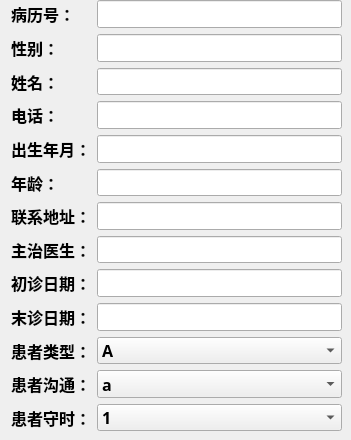
    <widget class="QWidget" name="page_10">
     <widget class="QWidget" name="layoutWidget">
      <property name="geometry">
       <rect>
        <x>11</x>
        <y>0</y>
        <width>331</width>
        <height>431</height>
       </rect>
      </property>
      <layout class="QGridLayout" name="gridLayout">
       <item row="0" column="0">
        <widget class="QLabel" name="label">
         <property name="font">
          <font>
           <family>Aharoni</family>
           <pointsize>12</pointsize>
           <weight>75</weight>
           <bold>true</bold>
          </font>
         </property>
         <property name="text">
          <string>病历号：</string>
         </property>
        </widget>
       </item>
       <item row="1" column="0">
        <widget class="QLabel" name="label_3">
         <property name="font">
          <font>
           <family>Aharoni</family>
           <pointsize>12</pointsize>
           <weight>75</weight>
           <bold>true</bold>
          </font>
         </property>
         <property name="text">
          <string>性别：</string>
         </property>
        </widget>
       </item>
       <item row="5" column="0">
        <widget class="QLabel" name="label_6">
         <property name="font">
          <font>
           <family>Aharoni</family>
           <pointsize>12</pointsize>
           <weight>75</weight>
           <bold>true</bold>
          </font>
         </property>
         <property name="text">
          <string>年龄：</string>
         </property>
        </widget>
       </item>
       <item row="4" column="0">
        <widget class="QLabel" name="label_5">
         <property name="font">
          <font>
           <family>Aharoni</family>
           <pointsize>12</pointsize>
           <weight>75</weight>
           <bold>true</bold>
          </font>
         </property>
         <property name="text">
          <string>出生年月：</string>
         </property>
        </widget>
       </item>
       <item row="3" column="0">
        <widget class="QLabel" name="label_4">
         <property name="font">
          <font>
           <family>Aharoni</family>
           <pointsize>12</pointsize>
           <weight>75</weight>
           <bold>true</bold>
          </font>
         </property>
         <property name="text">
          <string>电话：</string>
         </property>
        </widget>
       </item>
       <item row="2" column="0">
        <widget class="QLabel" name="label_2">
         <property name="font">
          <font>
           <family>Aharoni</family>
           <pointsize>12</pointsize>
           <weight>75</weight>
           <bold>true</bold>
          </font>
         </property>
         <property name="text">
          <string>姓名：</string>
         </property>
        </widget>
       </item>
       <item row="12" column="0">
        <widget class="QLabel" name="label_13">
         <property name="font">
          <font>
           <family>Aharoni</family>
           <pointsize>12</pointsize>
           <weight>75</weight>
           <bold>true</bold>
          </font>
         </property>
         <property name="text">
          <string>患者守时：</string>
         </property>
        </widget>
       </item>
       <item row="11" column="0">
        <widget class="QLabel" name="label_12">
         <property name="font">
          <font>
           <family>Aharoni</family>
           <pointsize>12</pointsize>
           <weight>75</weight>
           <bold>true</bold>
          </font>
         </property>
         <property name="text">
          <string>患者沟通：</string>
         </property>
        </widget>
       </item>
       <item row="10" column="0">
        <widget class="QLabel" name="label_11">
         <property name="font">
          <font>
           <family>Aharoni</family>
           <pointsize>12</pointsize>
           <weight>75</weight>
           <bold>true</bold>
          </font>
         </property>
         <property name="text">
          <string>患者类型：</string>
         </property>
        </widget>
       </item>
       <item row="9" column="0">
        <widget class="QLabel" name="label_10">
         <property name="font">
          <font>
           <family>Aharoni</family>
           <pointsize>12</pointsize>
           <weight>75</weight>
           <bold>true</bold>
          </font>
         </property>
         <property name="text">
          <string>末诊日期：</string>
         </property>
        </widget>
       </item>
       <item row="8" column="0">
        <widget class="QLabel" name="label_9">
         <property name="font">
          <font>
           <family>Aharoni</family>
           <pointsize>12</pointsize>
           <weight>75</weight>
           <bold>true</bold>
          </font>
         </property>
         <property name="text">
          <string>初诊日期：</string>
         </property>
        </widget>
       </item>
       <item row="7" column="0">
        <widget class="QLabel" name="label_8">
         <property name="font">
          <font>
           <family>Aharoni</family>
           <pointsize>12</pointsize>
           <weight>75</weight>
           <bold>true</bold>
          </font>
         </property>
         <property name="text">
          <string>主治医生：</string>
         </property>
        </widget>
       </item>
       <item row="6" column="0">
        <widget class="QLabel" name="label_7">
         <property name="font">
          <font>
           <family>Aharoni</family>
           <pointsize>12</pointsize>
           <weight>75</weight>
           <bold>true</bold>
          </font>
         </property>
         <property name="text">
          <string>联系地址：</string>
         </property>
        </widget>
       </item>
       <item row="0" column="1">
        <widget class="QLineEdit" name="lineEdit">
         <property name="font">
          <font>
           <family>Aharoni</family>
           <pointsize>12</pointsize>
           <weight>75</weight>
           <bold>true</bold>
          </font>
         </property>
        </widget>
       </item>
       <item row="1" column="1">
        <widget class="QLineEdit" name="lineEdit_2">
         <property name="font">
          <font>
           <family>Aharoni</family>
           <pointsize>12</pointsize>
           <weight>75</weight>
           <bold>true</bold>
          </font>
         </property>
        </widget>
       </item>
       <item row="2" column="1">
        <widget class="QLineEdit" name="lineEdit_3">
         <property name="font">
          <font>
           <family>Aharoni</family>
           <pointsize>12</pointsize>
           <weight>75</weight>
           <bold>true</bold>
          </font>
         </property>
        </widget>
       </item>
       <item row="3" column="1">
        <widget class="QLineEdit" name="lineEdit_4">
         <property name="font">
          <font>
           <family>Aharoni</family>
           <pointsize>12</pointsize>
           <weight>75</weight>
           <bold>true</bold>
          </font>
         </property>
        </widget>
       </item>
       <item row="4" column="1">
        <widget class="QLineEdit" name="lineEdit_5">
         <property name="font">
          <font>
           <family>Aharoni</family>
           <pointsize>12</pointsize>
           <weight>75</weight>
           <bold>true</bold>
          </font>
         </property>
        </widget>
       </item>
       <item row="5" column="1">
        <widget class="QLineEdit" name="lineEdit_6">
         <property name="font">
          <font>
           <family>Aharoni</family>
           <pointsize>12</pointsize>
           <weight>75</weight>
           <bold>true</bold>
          </font>
         </property>
        </widget>
       </item>
       <item row="6" column="1">
        <widget class="QLineEdit" name="lineEdit_7">
         <property name="font">
          <font>
           <family>Aharoni</family>
           <pointsize>12</pointsize>
           <weight>75</weight>
           <bold>true</bold>
          </font>
         </property>
        </widget>
       </item>
       <item row="7" column="1">
        <widget class="QLineEdit" name="lineEdit_9">
         <property name="font">
          <font>
           <family>Aharoni</family>
           <pointsize>12</pointsize>
           <weight>75</weight>
           <bold>true</bold>
          </font>
         </property>
        </widget>
       </item>
       <item row="8" column="1">
        <widget class="QLineEdit" name="lineEdit_10">
         <property name="font">
          <font>
           <family>Aharoni</family>
           <pointsize>12</pointsize>
           <weight>75</weight>
           <bold>true</bold>
          </font>
         </property>
        </widget>
       </item>
       <item row="9" column="1">
        <widget class="QLineEdit" name="lineEdit_11">
         <property name="font">
          <font>
           <family>Aharoni</family>
           <pointsize>12</pointsize>
           <weight>75</weight>
           <bold>true</bold>
          </font>
         </property>
        </widget>
       </item>
       <item row="10" column="1">
        <widget class="QComboBox" name="comboBox">
         <property name="font">
          <font>
           <family>Aharoni</family>
           <pointsize>12</pointsize>
           <weight>75</weight>
           <bold>true</bold>
          </font>
         </property>
         <item>
          <property name="text">
           <string>A</string>
          </property>
         </item>
         <item>
          <property name="text">
           <string>B</string>
          </property>
         </item>
         <item>
          <property name="text">
           <string>C</string>
          </property>
         </item>
         <item>
          <property name="text">
           <string>D</string>
          </property>
         </item>
        </widget>
       </item>
       <item row="11" column="1">
        <widget class="QComboBox" name="comboBox_2">
         <property name="font">
          <font>
           <family>Aharoni</family>
           <pointsize>12</pointsize>
           <weight>75</weight>
           <bold>true</bold>
          </font>
         </property>
         <item>
          <property name="text">
           <string>a</string>
          </property>
         </item>
         <item>
          <property name="text">
           <string>b</string>
          </property>
         </item>
         <item>
          <property name="text">
           <string>c</string>
          </property>
         </item>
         <item>
          <property name="text">
           <string>d</string>
          </property>
         </item>
        </widget>
       </item>
       <item row="12" column="1">
        <widget class="QComboBox" name="comboBox_3">
         <property name="font">
          <font>
           <family>Aharoni</family>
           <pointsize>12</pointsize>
           <weight>75</weight>
           <bold>true</bold>
          </font>
         </property>
         <item>
          <property name="text">
           <string>1</string>
          </property>
         </item>
         <item>
          <property name="text">
           <string>2</string>
          </property>
         </item>
         <item>
          <property name="text">
           <string>3</string>
          </property>
         </item>
         <item>
          <property name="text">
           <string>4</string>
          </property>
         </item>
        </widget>
       </item>
      </layout>
     </widget>
    </widget>
